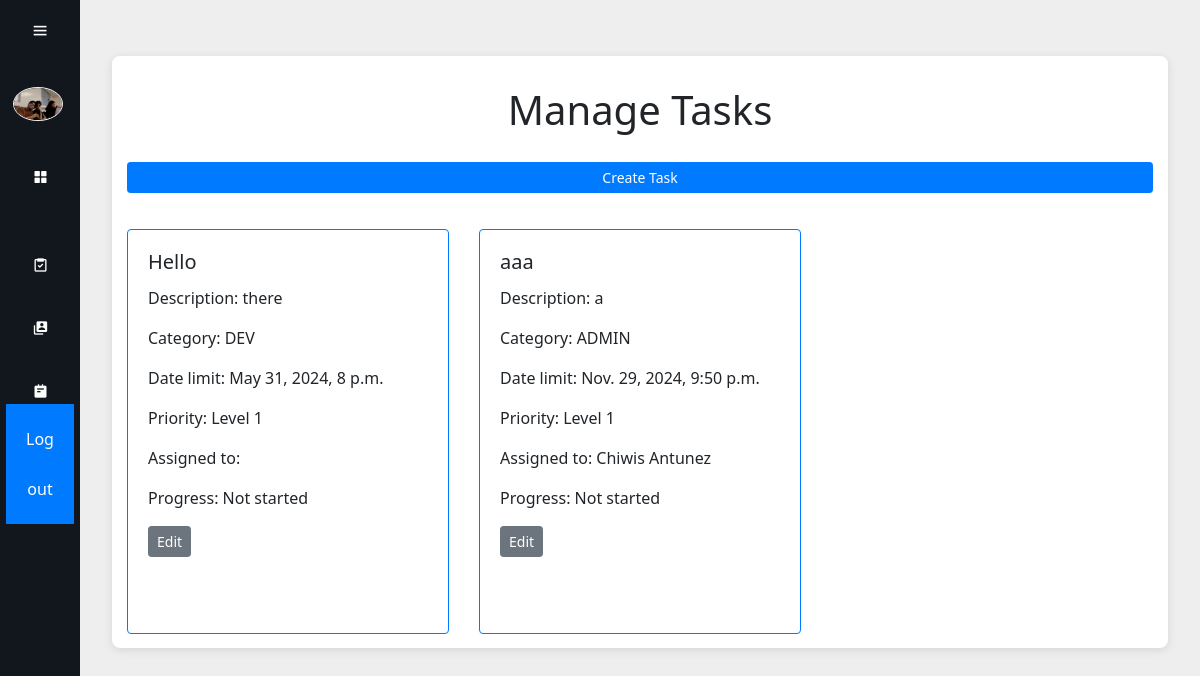
The page /gestion-tareas/ (signed in) on the database its author committed.
### tasks/models.py (models this page shows, shortened)
class Tasks(models.Model):
    class Urgency (models.IntegerChoices):
        LV1 = 1, "Level 1"
        LV2 = 2, "Level 2"
        LV3 = 3, "Level 3"
        LV4 = 4, "Level 4"
        LV5 = 5, "Level 5"
    class Completion (models.IntegerChoices):
        Completed = 1, "Completed"
        Incomplete = 2, "Incomplete"
        NotStarted = 3, "Not started"
    Categories = {
        ("TECH", "Technological"),
        ("ADMIN", "Administrative"),
        ("DEV", "Development"),
        ("TEAM", "WorkMate Internal"),
        ("OTHER", "Other")
    }
    title = models.TextField(max_length = 300, blank=False)
    description = models.TextField(max_length = 600, blank=False)
    datelimit = models.DateTimeField()
    category = models.CharField(max_length = 20,choices=Categories)
    priority = models.IntegerField(default=Urgency.LV1, choices=Urgency, blank=False)
    notes = models.TextField(max_length = 300, blank=True)
    user = models.ForeignKey(workmateUser, on_delete=models.CASCADE)
    progress = models.IntegerField(default=Completion.NotStarted, choices=Completion, blank=False)

### workmates/models.py (models this page shows, shortened)
class workmateUser(AbstractUser):
    Roles = {
        ("Developer", "Desarollador"),
        ("Project Manager", "Project Manager"),
        ("Other", "Otro/No listado")
    }
    email = models.EmailField(unique=True)
    description = models.CharField(max_length=20, choices=Roles)

### base/views.py (the view)
# urls.py: path("gestion-tareas/", views.gestion_tareas, name="gestion_tareas"),
@login_required
@permission_required('tasks.view_task', raise_exception=True)
def gestion_tareas(request):
    tasks = Tasks.objects.all()
    if request.method == 'POST':
        task_id = request.POST.get('task_id')
        task = get_object_or_404(Tasks, id=task_id)
        form = WorkmateTaskCreationForm(request.POST, instance=task)
        if form.is_valid():
            form.save()
            messages.success(request, 'Task updated successfully!')
            return redirect('base:gestion_tareas')
    else:
        form = WorkmateTaskCreationForm()
    return render(request, "gestion-tareas.html", {'tasks': tasks, 'form': form})

### base/templates/gestion-tareas.html (shortened to what this page needs)
{% load static %}
<html lang="en">
  <head>
    <link rel="stylesheet" href="{% static 'css/dashboard.css' %}">
    <link href="https://unpkg.com/boxicons@2.1.4/css/boxicons.min.css" rel="stylesheet">
    <link href="https://stackpath.bootstrapcdn.com/bootstrap/4.5.2/css/bootstrap.min.css" rel="stylesheet">
  </head>
  <body>
    <div class="sidebar">
      <div class="top">
        <i class="bx bx-menu" id="btn"></i>
      </div>
      <div class="user">
        <img src="{% static "user-img.jpg" %}" alt="me" class="user-img">
        <div>
        </div>
      </div>
      <ul>
        <li>
          <a href="/">
            <i class="bx bxs-grid-alt"></i>
          </a>
        </li>
        {% if perms.tasks.view_task %}
        <li>
          <a href="/gestion-tareas/">
            <i class="bx bx-task"></i>
          </a>
        </li>
        {% endif %}
        {% if perms.user.edit_user %}
        <li>
          <a href="/gestion-usuarios/">
            <i class="bx bxs-user-account"></i>
          </a>
        </li>
        {% endif %}
        <li>
          <a href="/mis-tareas/">
            <i class="bx bxs-notepad"></i>
          </a>
        </li>
        <li>
          <form method="POST" action="{% url 'base:logout' %}" class="logout-form">
            <button type="submit" aria-label="Logout">Log out</button>
          </form>
        </li>
      </ul>
    </div>
    <div class="main-content">
      <div class="container mt-4">
        <h1>Manage Tasks</h1>
        <a href="{% url 'base:crear-tarea' %}" class="btn btn-primary btn-sm mb-3">Create Task</a>
        <div class="row">
          {% for task in tasks %}
          <div class="col-md-4 mb-4">
            <div class="card h-100 border-primary mb-3">
              <div class="card-body">
                <h5 class="card-title">{{ task.title }}</h5>
                <p class="card-text">Description: {{ task.description }}</p>
                <p class="card-text">Category: {{ task.category }}</p>
                <p class="card-text">Date limit: {{ task.datelimit }}</p>
                <p class="card-text">Priority: Level {{ task.priority }}</p>
                <p class="card-text">Assigned to: {{ task.user.first_name }} {{ task.user.last_name }}</p>
                <p class="card-text">Progress: {{ task.get_progress_display }}</p>
                <a href="{% url 'base:editar_tarea' task.id %}" class="btn btn-secondary btn-sm">Edit</a>
              </div>
            </div>
          </div>
          {% empty %}
          <div class="col-12">
            <h3>No tasks available</h3>
          </div>
          {% endfor %}
        </div>
      </div>
    </div>
  </body>
</html>

### base/static/css/dashboard.css (style rules this page uses)
* { margin: 0; padding: 0; box-sizing: border-box; font-family: 'Segoe UI', Tahoma, Geneva, Verdana, sans-serif; }
.user-img { width: 50px; border-radius: 100%; border: 1px solid #eee; }
.sidebar { position: absolute; top: 0; left: 0; height: 100vh; width: 80px; background-color: #12171e; padding: 0.4rem 0.8rem; transition: all 0.5s ease; }
.sidebar #btn { position: absolute; color: #fff; top: .4rem; left: 50%; font-size: 1.2rem; line-height: 50px; transform: translateX(-50%); cursor: pointer; }
.user { display: flex; align-items: center; margin: 1rem 0; }
.sidebar ul li { position: relative; list-style-type: none; height: 50px; width: 90%; margin: 0.8rem auto; line-height: 50px; }
.sidebar ul li a { color: #fff; display: flex; align-items: center; text-decoration: none; border-radius: 0.8rem; }
.sidebar ul li a i { min-width: 50px; text-align: center; height: 50px; border-radius: 12px; line-height: 50px; }
.main-content { position: relative; background-color: #eee; min-height: 100vh; top: 0; left: 80px; transition: all 0.5s ease; width: calc(100% - 80px); padding: 2rem; display: flex; justify-content: center; align-items: flex-start; }
.container { display: grid; gap: 20px; /grid-template-columns: repeat(auto-fill, minmax(300px, 1fr)); / Responsive two-column layout */ max-width: 1200px; width: 200%; background-color: #fff; padding: 30px; border-radius: 8px; box-shadow: 0 2px 10px rgba(0, 0, 0, 0.1); }
h1 { grid-column: 1 / -1; font-size: 1.8rem; margin-bottom: 20px; text-align: center; }
form { grid-column: 1 / -1; display: flex; flex-direction: column; gap: 15px; }
button { align-self: center; padding: 10px 20px; background-color: #007bff; color: #fff; border: none; border-radius: 4px; cursor: pointer; }
a { text-align: center; color: #007bff; text-decoration: none; font-weight: 500; }

### rows shown on the page
Tasks: title "Hello", description "there", category "DEV", datelimit "May 31, 2024, 8 p.m.", priority "1", progress "Not started"
Tasks: title "aaa", description "a", category "ADMIN", datelimit "Nov. 29, 2024, 9:50 p.m.", priority "1", user.first_name "Chiwis", user.last_name "Antunez", progress "Not started"
